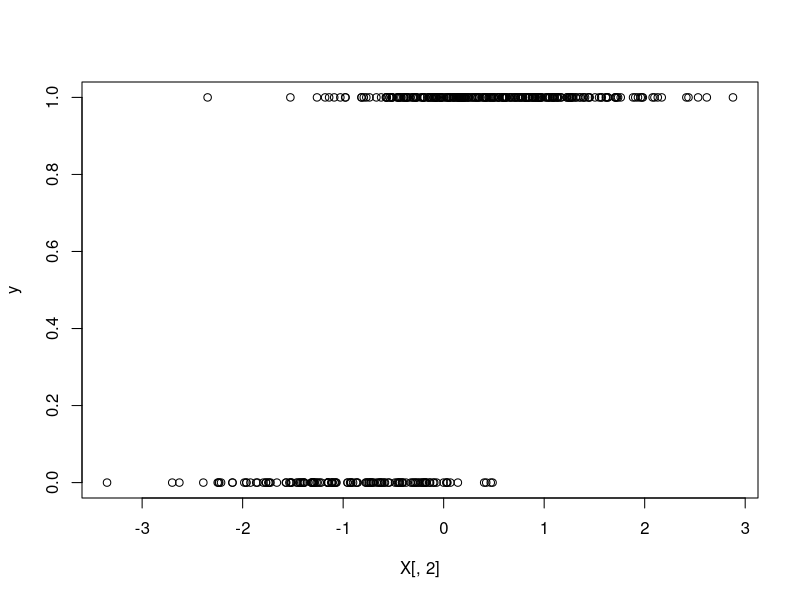

Here is the R script that generated this plot: (Note: this script raises an error after producing the figure.)
## ---- chunk 1
n = 400 #number of observations (set it higher for consistency)
p = 1 #number of predictors

X <- cbind(1, matrix(rnorm(n * p), n, p))  # Design matrix with intercept (bias). nxp
beta <- c(1, 2)  # True coefficients. px1

z <- X %*% beta  # Linear predictor. %*% = matrix mult. nx1 dim
sig <- 1/(1+exp(-z)) #sigmoid (inv-logit) function, find probability in [0,1], predicted y

y = rbinom(n=n, size=1, prob=sig) #size=num trials=1 -> bernoulli response var

plot(X[,2],y)
## ---- chunk 2
#Proposal distro
proposal <- function(i, M, beta, a){
  distro = runif(M, beta[i-1,] - a, beta[i-1,] + a)
  return(distro)
}

# Log-likelihood function for logistic regression
logistic_ll <- function(beta, X, y) {
  z <- X %*% beta
  p <- 1 / (1 + exp(-z))
  loglike <- sum(y * log(p) + (1 - y) * log(1 - p))
  return(loglike)
}

# Uniform Log-prior of unknown parameter
log_prior_uniform <- function(beta) {
  prior = 0
  return(prior)
}
## ---- chunk 3
#0) Initial values
a <- 1 #error in proposal distro
N <- 10000 #number of samples
M <- p+1 #dimensions
b <- matrix(0, nrow = N, ncol = M) #empty matrix to be filled with vals
b[1,] <- c(0,0)  # first value of beta in the Markov chain is (0,0).

#Keep history of proposals
P_list <- rep(NA, N - 1)
P_list[1] = logistic_ll(b[1,], X, y)+log_prior_uniform(b[1])  #P(beta^{i-1})
for (i in 2:N) {
    #1) Propose new position beta[i-1] -> beta[i]' from proposal distro
    b_prop <- proposal(i, M, b, a)
    
    #2) Compute transition probability
    P_list[i] <- logistic_ll(b_prop, X, y)+log_prior_uniform(b_prop)  #P(beta*)
    while (is.nan(P_prop)) {
      b_prop <- proposal(i, M, b, a)
      P_list[i] <- logistic_ll(b_prop, X, y)+log_prior_uniform(b_prop)  #P(beta*)
    }
    
    #3) Acceptance ratio
    alpha <- min(exp(P_list[i] - P_list[i-1]), 1)
    
    #3) Generate a random number u_i from [0,1]
    u <- runif(1)  # u_i
    
    #4)
    if (u <= alpha) {
        b[i,] <- b_prop  # Accept y as next state
    } else {
        b[i,] <- b[i-1,]  # Stay at previous state of Markov chain
    }
}

n <- as.integer(0.95 * N)
C <- b[(N - n + 1):N,] #discard first 5% of samples
## ---- chunk 4
c = C[,1]
# Plot of density function
library(ggplot2)
nbins <- ceiling( (2*n)**(1/3) ) #Terrell-Scott rule for min num bins
ggplot() +
  geom_histogram(aes(x = c, y = ..density..), bins = nbins, fill = "orange", color = "black", alpha = 0.6) +
  geom_density(aes(x = c), color = "blue", linewidth = 1) +
  labs(x = "l", y = "Density", title = "MCMC Approximation of the Posterior") +
  xlim(min(c), max(c)) +
  theme_minimal()
## ---- chunk 5
c = C[,2]
# Plot of density function
library(ggplot2)
nbins <- ceiling( (2*n)**(1/3) ) #Terrell-Scott rule for min num bins
ggplot() +
  geom_histogram(aes(x = c, y = ..density..), bins = nbins, fill = "orange", color = "black", alpha = 0.6) +
  geom_density(aes(x = c), color = "blue", linewidth = 1) +
  labs(x = "l", y = "Density", title = "MCMC Approximation of the Posterior") +
  xlim(min(c), max(c)) +
  theme_minimal()
## ---- chunk 6
#Number of partitions in dataset
k <- 4

#Number of rows
n <- nrow(X)

# Get row group assignments
part_indices <- cut(seq_len(n), breaks = k, labels = FALSE)

# Split row indices instead of splitting X directly
index_groups <- split(seq_len(n), part_indices)

# Turn each group of indices into a matrix
parts_X <- lapply(index_groups, function(idx) X[idx, , drop = FALSE])
y <- matrix(y, ncol = 1)
parts_y <- lapply(index_groups, function(idx) y[idx, , drop = FALSE])
## ---- chunk 7
#0) Initial values
a <- 1 #error in proposal distro
N <- 10000 #number of samples
M <- p+1 #dimensions
    
for (j in seq(1,k)) { 
  if (j == 1) {
    
    #Iteration j==1
    #====================
    #0) Initial values
    b <- matrix(0, nrow = N, ncol = M) #empty matrix to be filled with vals
    b[1,] <- c(0,0)  # first value of beta in the Markov chain is (0,0).
    
    #Keep history of proposals
    P_list <- rep(NA, N - 1)
    P_list[1] = logistic_ll(b[1,], parts_X$`1`, parts_y$`1`)+log_prior_uniform(b[1])  #P(beta^{i-1})
    for (i in 2:N) {
        #1) Propose new position beta[i-1] -> beta[i]' from proposal distro
        b_prop <- proposal(i, M, b, a)
        
        #2) Compute transition probability
        P_list[i] <- logistic_ll(b_prop, parts_X$`1`, parts_y$`1`)+log_prior_uniform(b_prop)  #P(beta*)
        while (is.nan(P_prop)) {
          b_prop <- proposal(i, M, b, a)
          P_list[i] <- logistic_ll(b_prop, parts_X$`1`, parts_y$`1`)+log_prior_uniform(b_prop)  #P(beta*)
        }
        
        #3) Acceptance ratio
        alpha <- min(exp(P_list[i] - P_list[i-1]), 1)
        
        #3) Generate a random number u_i from [0,1]
        u <- runif(1)  # u_i
        
        #4)
        if (u <= alpha) {
            b[i,] <- b_prop  # Accept y as next state
        } else {
            b[i,] <- b[i-1,]  # Stay at previous state of Markov chain
        }
    }
    n <- as.integer(0.95 * N)
    C <- b[(N - n + 1):N,] #discard first 5% of samples
  
    } else {
      
    #Iteration j > 1
    #====================
    #Create KDE functions
    den_funs <- list()
    d = 1
    while (d < dim(C)[2]) {
      kde <- density(C[,d])
      den_funs[[d]] <- approxfun(kde$x, kde$y) #approx fun
      d = d+1
    }
    
    #Define log_prior
    log_prior <- function(beta) {
      prior_d = 1
      d = 1
      while (d < dim(C)[2]) {
        if ( min(C[,d]) < beta[d] && beta[d] < max(C[,d]) ){
          density_at_point = den_funs[[d]](beta[d])
          prior_d = prior_d * density_at_point #Assume independence
        }
        else {
          prior_d = 1
        }
        d = d+1
      }
      prior = log(prior_d)
      return(prior)
    }
    
    #0) Initial values
    b <- matrix(0, nrow = N, ncol = M) #empty matrix to be filled with vals
    b[1,] <- c(0,0)  # first value of beta in the Markov chain is (0,0).
    
    #Keep history of proposals
    P_list <- rep(NA, N - 1)
    P_list[1] <- logistic_ll(b[1,], parts_X[[j]], parts_y[[j]])+log_prior(b[1])  #P(beta^{i-1})
    for (i in 2:N) {
        #1) Propose new position beta[i-1] -> beta[i]' from proposal distro
        b_prop <- proposal(i, M, b, a)
        
        #2) Compute transition probability
        P_list[i] <- logistic_ll(b_prop, parts_X[[j]], parts_y[[j]])+log_prior(b_prop)  #P(beta*)
        while (is.nan(P_prop)) {
          b_prop <- proposal(i, M, b, a)
          P_list[i] <- logistic_ll(b_prop, parts_X[[j]], parts_y[[j]])+log_prior(b_prop)  #P(beta*)
        }
        
        #3) Acceptance ratio
        alpha <- min(exp(P_list[i] - P_list[i-1]), 1)
        
        #3) Generate a random number u_i from [0,1]
        u <- runif(1)  # u_i
        
        #4)
        if (u <= alpha) {
            b[i,] <- b_prop  # Accept y as next state
        } else {
            b[i,] <- b[i-1,]  # Stay at previous state of Markov chain
        }
    }
    n <- as.integer(0.95 * N)
    C <- b[(N - n + 1):N,] #discard first 5% of samples
  }
}
## ---- chunk 8
c = C[,1]
# Plot of density function
library(ggplot2)
nbins <- ceiling( (2*n)**(1/3) ) #Terrell-Scott rule for min num bins
ggplot() +
  geom_histogram(aes(x = c, y = ..density..), bins = nbins, fill = "orange", color = "black", alpha = 0.6) +
  geom_density(aes(x = c), color = "blue", linewidth = 1) +
  labs(x = "l", y = "Density", title = "MCMC Approximation of the Posterior") +
  xlim(min(c), max(c)) +
  theme_minimal()
## ---- chunk 9
c = C[,2]
# Plot of density function. coda? (give samples)
library(ggplot2)
nbins <- ceiling( (2*n)**(1/3) ) #Terrell-Scott rule for min num bins
ggplot() +
  geom_histogram(aes(x = c, y = ..density..), bins = nbins, fill = "orange", color = "black", alpha = 0.6) +
  geom_density(aes(x = c), color = "blue", linewidth = 1) +
  labs(x = "l", y = "Density", title = "MCMC Approximation of the Posterior") +
  xlim(min(c), max(c)) +
  theme_minimal()
## ---- chunk 10
#0) Initial values
a <- 1 #error in proposal distro
M <- p+1 #dimensions
    
for (j in seq(1,k)) { 
  if (j == 1) {
    
    #Iteration j == 1
    #====================
    #0) Initial values
    N <- 10000 #number of samples
    b <- matrix(0, nrow = N, ncol = M) #empty matrix to be filled with vals
    b[1,] <- c(0,0)  # first value of beta in the Markov chain is (0,0).
    
    #Keep history of proposals
    P_list <- rep(NA, N - 1)
    P_list[1] <- logistic_ll(b[1,], parts_X$`1`, parts_y$`1`) #P(beta^{i-1})
    for (i in 2:N) {
        #1) Propose new position beta[i-1] -> beta[i]' from proposal distro
        b_prop <- proposal(i, M, b, a)
        
        #2) Compute transition probability
        P_list[i] <- logistic_ll(b_prop, parts_X$`1`, parts_y$`1`) #P(beta*)
        while (is.nan(P_prop)) {
          b_prop <- proposal(i, M, b, a)
          P_list[i] <- logistic_ll(b_prop, parts_X$`1`, parts_y$`1`) #P(beta*)
        }
        
        #3) Acceptance ratio
        alpha <- min(exp(P_list[i] - P_list[i-1]), 1)
        
        #3) Generate a random number u_i from [0,1]
        u <- runif(1)  # u_i
        
        #4)
        if (u <= alpha) {
            b[i,] <- b_prop  # Accept y as next state
        } else {
            b[i,] <- b[i-1,]  # Stay at previous state of Markov chain
        }
    }
    n <- as.integer(0.95 * N)
    C <- b[(N - n + 1):N,] #discard first 5% of samples
    
  } else {
    
    #Iteration j > 1
    #====================
    #0) Initial values
    N <- dim(C)[1] #number of samples
    b <- matrix(0, nrow = N, ncol = M) #empty matrix to be filled with vals
    b[1,] <- C[1,]  # first value of beta in the Markov chain is (0,0).
    
    #Keep history of proposals
    P_list <- rep(NA, N - 1)
    P_list[1] <- logistic_ll(b[1,], parts_X[[j]], parts_y[[j]]) #P(beta^{i-1})
    for (i in 2:N) {
        #1) Propose new position beta[i-1] -> beta[i]' from proposal distro
        b_prop <- C[i,]
        
        #2) Compute transition probability
        P_list[i] <- logistic_ll(b_prop, parts_X[[j]], parts_y[[j]]) #P(beta*)
        
        #3) Acceptance ratio
        alpha <- min(exp(P_list[i] - P_list[i-1]), 1)
        
        #3) Generate a random number u_i from [0,1]
        u <- runif(1)  # u_i
        
        #4)
        if (u <= alpha) {
            b[i,] <- b_prop  # Accept y as next state
        } else {
            b[i,] <- b[i-1,]  # Stay at previous state of Markov chain
        }
    }
    n <- as.integer(0.95 * N)
    C <- b[(N - n + 1):N,] #discard first 5% of samples
  }
}
## ---- chunk 11
c = C[,1]
# Plot of density function
library(ggplot2)
nbins <- ceiling( (2*n)**(1/3) ) #Terrell-Scott rule for min num bins
ggplot() +
  geom_histogram(aes(x = c, y = ..density..), bins = nbins, fill = "orange", color = "black", alpha = 0.6) +
  geom_density(aes(x = c), color = "blue", linewidth = 1) +
  labs(x = "l", y = "Density", title = "MCMC Approximation of the Posterior") +
  xlim(min(c), max(c)) +
  theme_minimal()
## ---- chunk 12
c = C[,2]
# Plot of density function
library(ggplot2)
nbins <- ceiling( (2*n)**(1/3) ) #Terrell-Scott rule for min num bins
ggplot() +
  geom_histogram(aes(x = c, y = ..density..), bins = nbins, fill = "orange", color = "black", alpha = 0.6) +
  geom_density(aes(x = c), color = "blue", linewidth = 1) +
  labs(x = "l", y = "Density", title = "MCMC Approximation of the Posterior") +
  xlim(min(c), max(c)) +
  theme_minimal()
